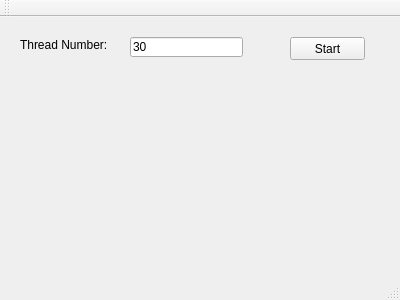
<?xml version="1.0" encoding="UTF-8"?>
<ui version="4.0">
 <class>MainWindow</class>
 <widget class="QMainWindow" name="MainWindow">
  <property name="geometry">
   <rect>
    <x>0</x>
    <y>0</y>
    <width>400</width>
    <height>300</height>
   </rect>
  </property>
  <property name="windowTitle">
   <string>MainWindow</string>
  </property>
  <widget class="QWidget" name="centralWidget">
   <widget class="QPushButton" name="pbStart">
    <property name="geometry">
     <rect>
      <x>290</x>
      <y>20</y>
      <width>75</width>
      <height>23</height>
     </rect>
    </property>
    <property name="text">
     <string>Start</string>
    </property>
   </widget>
   <widget class="QLabel" name="label">
    <property name="geometry">
     <rect>
      <x>20</x>
      <y>20</y>
      <width>101</width>
      <height>16</height>
     </rect>
    </property>
    <property name="text">
     <string>Thread Number:</string>
    </property>
   </widget>
   <widget class="QLineEdit" name="edNumber">
    <property name="geometry">
     <rect>
      <x>130</x>
      <y>20</y>
      <width>113</width>
      <height>20</height>
     </rect>
    </property>
    <property name="text">
     <string>30</string>
    </property>
   </widget>
  </widget>
  <widget class="QMenuBar" name="menuBar">
   <property name="geometry">
    <rect>
     <x>0</x>
     <y>0</y>
     <width>400</width>
     <height>25</height>
    </rect>
   </property>
  </widget>
  <widget class="QToolBar" name="mainToolBar">
   <attribute name="toolBarArea">
    <enum>TopToolBarArea</enum>
   </attribute>
   <attribute name="toolBarBreak">
    <bool>false</bool>
   </attribute>
  </widget>
  <widget class="QStatusBar" name="statusBar"/>
 </widget>
 <layoutdefault spacing="6" margin="11"/>
 <resources/>
 <connections/>
</ui>
